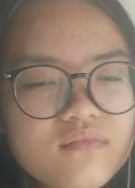
#> input picture services/ai-face-recognition-service/dataset/phuonghl/center/0.jpg, 135 x 188 px
$ python -i face_quality_service.py   (imports and definitions only)   (older library calls are emulated)
#> lines starting #> are read from the running program, lines starting #| are printed output that depends on the picture
#> further down, picture is the input picture: shape (188, 135, 3); mean B, G, R 108.4, 124.6, 147.7
"""
Face Quality Service
Kiểm tra chất lượng ảnh: độ mờ, độ sáng, góc nghiêng đầu
Chỉ sử dụng OpenCV và InsightFace Landmarks (không cần thư viện ngoài)
"""

import cv2
import numpy as np
import logging
from typing import Dict, Tuple, Optional
from dataclasses import dataclass
from app.config.rate_config import (
    BLUR_THRESHOLD,
    BRIGHTNESS_MIN,
    BRIGHTNESS_MAX,
    MAX_YAW,
    MAX_PITCH,
    MAX_ROLL,
)

logger = logging.getLogger(__name__)


@dataclass
class QualityResult:
    """Kết quả kiểm tra chất lượng ảnh"""
    is_valid: bool
    blur_score: float
    brightness: float
    head_pose_angles: Optional[Dict[str, float]]
    messages: list[str]
    details: Dict


class FaceQualityChecker:
    """
    Service kiểm tra chất lượng ảnh trước khi nhận diện
    Singleton pattern để tái sử dụng
    """

    _instance = None

    # Ngưỡng chất lượng (có thể điều chỉnh)
    # Use values from central config (rate_config)
    BLUR_THRESHOLD = float(BLUR_THRESHOLD)
    BRIGHTNESS_MIN = int(BRIGHTNESS_MIN)
    BRIGHTNESS_MAX = int(BRIGHTNESS_MAX)
    MAX_YAW = float(MAX_YAW)
    MAX_PITCH = float(MAX_PITCH)
    MAX_ROLL = float(MAX_ROLL)

    def __new__(cls):
        """Singleton pattern"""
        if cls._instance is None:
            cls._instance = super(FaceQualityChecker, cls).__new__(cls)
        return cls._instance

    def __init__(self):
        if not hasattr(self, '_initialized'):
            self._initialized = True
            logger.info("✅ FaceQualityChecker initialized")

    def check_all(
        self,
        image: np.ndarray,
        landmarks: Optional[np.ndarray] = None
    ) -> QualityResult:
        """
        Kiểm tra toàn bộ chất lượng ảnh

        Args:
            image: Ảnh đầu vào (BGR format từ OpenCV)
            landmarks: 5 điểm landmarks từ InsightFace [[x,y], ...] (optional)

        Returns:
            QualityResult với đầy đủ thông tin
        """
        messages = []
        details = {}

        # 1. Kiểm tra độ mờ
        blur_score, is_sharp = self.check_blur(image)
        # Ensure native Python types for JSON serialization
        blur_score = float(blur_score)
        is_sharp = bool(is_sharp)
        details['blur_score'] = blur_score
        details['is_sharp'] = is_sharp
        if not is_sharp:
            messages.append("Ảnh bị mờ, vui lòng giữ yên điện thoại.")

        # 2. Kiểm tra độ sáng
        brightness, brightness_ok, brightness_msg = self.check_brightness(image)
        brightness = float(brightness)
        brightness_ok = bool(brightness_ok)
        details['brightness'] = brightness
        details['brightness_status'] = brightness_msg
        if not brightness_ok:
            if brightness_msg == "TOO_DARK":
                messages.append(f"Ảnh quá tối (brightness={brightness:.1f})")
            elif brightness_msg == "TOO_BRIGHT":
                messages.append(f"Ảnh quá sáng (brightness={brightness:.1f})")

        # 3. Kiểm tra góc đầu (nếu có landmarks)
        head_pose_angles = None
        head_pose_ok = True
        if landmarks is not None and len(landmarks) == 5:
            angles = self.check_head_pose(landmarks, image.shape)
            # Convert to native floats
            angles = {k: float(v) for k, v in angles.items()}
            head_pose_angles = angles
            details['head_pose'] = angles

            # Kiểm tra từng góc
            if abs(angles['yaw']) > float(self.MAX_YAW):
                head_pose_ok = False
                messages.append(f"Mặt quay ngang quá nhiều (yaw={angles['yaw']:.1f}°)")
            if abs(angles['pitch']) > float(self.MAX_PITCH):
                head_pose_ok = False
                messages.append(f"Mặt ngẩng/cúi quá nhiều (pitch={angles['pitch']:.1f}°)")
            if abs(angles['roll']) > float(self.MAX_ROLL):
                head_pose_ok = False
                messages.append(f"Mặt nghiêng quá nhiều (roll={angles['roll']:.1f}°)")

        # Tổng hợp kết quả
        is_valid = is_sharp and brightness_ok and head_pose_ok

        if is_valid:
            messages.append("✅ Chất lượng ảnh đạt chuẩn")

        return QualityResult(
            is_valid=bool(is_valid),
            blur_score=blur_score,
            brightness=brightness,
            head_pose_angles=head_pose_angles,
            messages=messages,
            details=details
        )

    def check_blur(self, image: np.ndarray) -> Tuple[float, bool]:
        """
        Kiểm tra độ mờ bằng Laplacian Variance

        Args:
            image: Ảnh đầu vào (BGR format)

        Returns:
            (blur_score, is_sharp)
            - blur_score: Giá trị variance (càng cao càng sắc nét)
            - is_sharp: True nếu ảnh đủ sắc nét
        """
        try:
            # Chuyển sang grayscale
            gray = cv2.cvtColor(image, cv2.COLOR_BGR2GRAY)
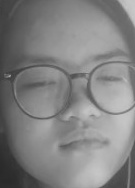
#> gray: shape (188, 135); min 41, max 201, mean 129.7

            # Tính Laplacian (toán tử đạo hàm bậc 2)
            laplacian = cv2.Laplacian(gray, cv2.CV_64F)
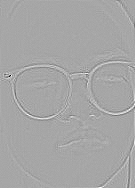
#> laplacian: shape (188, 135) float64; min -192, max 102, mean 0; drawn with min black and max white

            # Tính variance - đo độ phân tán của các giá trị
            # Ảnh mờ: edges yếu -> variance thấp
            # Ảnh sắc nét: edges mạnh -> variance cao
            variance = float(laplacian.var())
#> variance = 81.89
            is_sharp = bool(variance >= float(self.BLUR_THRESHOLD))
#> is_sharp = True
#> in check_all, `blur_score, is_sharp = self.check_blur(image)`: blur_score = 81.89; is_sharp = True

            logger.debug(f"Blur check: variance={variance:.2f}, sharp={is_sharp}")

            return variance, is_sharp

        except Exception as e:
            logger.error(f"Error checking blur: {e}")
            return 0.0, False

    def check_brightness(self, image: np.ndarray) -> Tuple[float, bool, str]:
        """
        Kiểm tra độ sáng của ảnh

        Args:
            image: Ảnh đầu vào (BGR format)

        Returns:
            (brightness, is_good, message)
            - brightness: Độ sáng trung bình (0-255)
            - is_good: True nếu độ sáng phù hợp
            - message: "TOO_DARK" / "TOO_BRIGHT" / "OK"
        """
        try:
            # Chuyển sang grayscale
            gray = cv2.cvtColor(image, cv2.COLOR_BGR2GRAY)

            # Tính độ sáng trung bình
            brightness = float(np.mean(gray))
#> brightness = 129.7

            if brightness < float(self.BRIGHTNESS_MIN):
                logger.warning(f"Image too dark: {brightness:.1f}")
                return brightness, False, "TOO_DARK"
            elif brightness > float(self.BRIGHTNESS_MAX):
                logger.warning(f"Image too bright: {brightness:.1f}")
                return brightness, False, "TOO_BRIGHT"
            else:
                logger.debug(f"Brightness OK: {brightness:.1f}")
                return brightness, True, "OK"

        except Exception as e:
            logger.error(f"Error checking brightness: {e}")
            return 0.0, False, "ERROR"

    # [79 lines left out: functions check_head_pose, calculate_head_pose, not called in this run]


# Singleton instance
face_quality_checker = FaceQualityChecker()

>>> import cv2
>>> picture = cv2.imread('../../dataset/phuonghl/center/0.jpg')
>>> result = FaceQualityChecker().check_all(picture)
#> in check_all, `brightness, brightness_ok, brightness_msg = self.check_brightness(image)`: brightness_ok = True; brightness_msg = 'OK'
#> in check_all, `is_valid = is_sharp and brightness_ok and head_pose_ok`: is_valid = True

$ run again, on services/ai-face-recognition-service/dataset/phuonghl/center/11.jpg
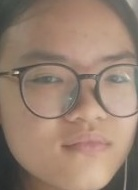
#> input picture services/ai-face-recognition-service/dataset/phuonghl/center/11.jpg, 138 x 190 px
#> picture is the input picture: shape (190, 138, 3); mean B, G, R 113.2, 129.4, 153.4
#> in check_blur, `gray = cv2.cvtColor(image, cv2.COLOR_BGR2GRAY)`:
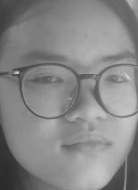
#> gray: shape (190, 138); min 41, max 215, mean 134.7
#> in check_blur, `laplacian = cv2.Laplacian(gray, cv2.CV_64F)`:
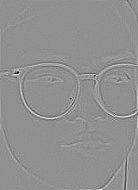
#> laplacian: shape (190, 138) float64; min -152, max 116, mean 0.1; drawn with min black and max white
#> variance = 106.1
#> in check_blur, `is_sharp = bool(variance >= float(self.BLUR_THRESHOLD))`: is_sharp = True
#> in check_all, `blur_score, is_sharp = self.check_blur(image)`: blur_score = 106.1; is_sharp = True
#> in check_brightness, `brightness = float(np.mean(gray))`: brightness = 134.7
#> in check_all, `brightness, brightness_ok, brightness_msg = self.check_brightness(image)`: brightness_ok = True; brightness_msg = 'OK'
#> is_valid = True
